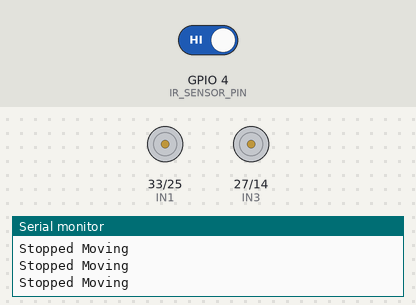
This sketch was run on a simulated ESP32. Shown: motor-driver pin pairs drawn as motors (green arrow = first pin HIGH = forward, orange = second pin HIGH = backward, longer = more drive, scaled by the enable pin), the last lines printed to the serial monitor. The inputs (shaded band) are chosen by the test bench; at power-on: GPIO 4 (IR_SENSOR_PIN) HIGH. The ROS host is connected and sends only what is stated.

Above: at 1.2 s.
1.3 s: GPIO 4 (IR_SENSOR_PIN) driven LOW
At 1.9 s:
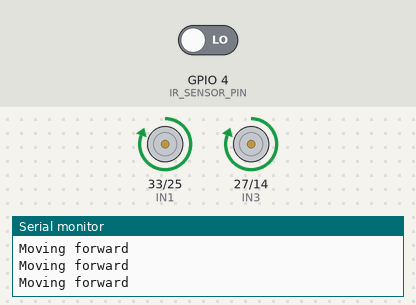
2.8 s: GPIO 4 (IR_SENSOR_PIN) driven HIGH
At 3.4 s:
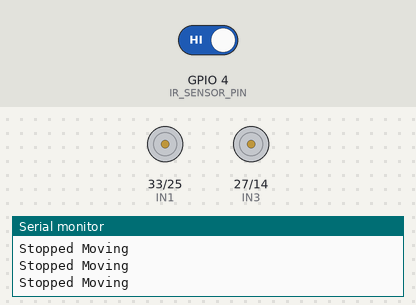
Timing chart, 0 to 5.8 s (numbered marks = the images above; inputs shaded):
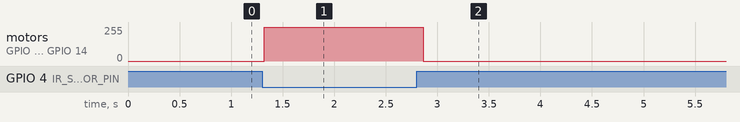

Measured:
- after the input at 1.3 s, motor on GPIO 33 (IN1) / GPIO 25 (IN2), motor on GPIO 27 (IN3) / GPIO 14 (IN4): stopped → forward 255/255 at once
- after the input at 2.8 s, motor on GPIO 33 (IN1) / GPIO 25 (IN2), motor on GPIO 27 (IN3) / GPIO 14 (IN4): forward 255/255 → stopped after 0.06 s

The sketch:

Wall_following_robot.ino
```cpp
#include <micro_ros_arduino.h>
#include <rcl/rcl.h>
#include <rclc/executor.h>
#include <rclc/rclc.h>
#include <std_msgs/msg/bool.h>

#define IR_SENSOR_PIN 4  // Use the digital pin D4

rcl_publisher_t publisher;
std_msgs__msg__Bool msg;
rclc_support_t support;
rcl_allocator_t allocator;
rcl_node_t node;
rcl_timer_t timer;
rclc_executor_t executor;

unsigned long timer_timeout = 100; // 100 ms timer for sending messages

void timer_callback(rcl_timer_t *timer, int64_t last_call_time)
{
  RCLC_UNUSED(last_call_time);
  if (timer != NULL) {
    // Read the IR sensor
    bool object_detected = digitalRead(IR_SENSOR_PIN) == LOW; // Assuming LOW when an object is detected

    // Publish the sensor state
    msg.data = object_detected;
    rcl_publish(&publisher, &msg, NULL);
  }
}


const int IN1 = 33;
const int IN2 = 25;
const int ENA = 26;
const int IN3 = 27;
const int IN4 = 14;
const int ENB = 12;
const int IROP=4;

const int speed= 255;

void setup() {
  // put your setup code here, to run once:

  pinMode(IR_SENSOR_PIN, INPUT);
  set_microros_transports();

  allocator = rcl_get_default_allocator();
  rclc_support_init(&support, 0, NULL, &allocator);

  rclc_node_init_default(&node, "esp32_node", "", &support);

  rclc_publisher_init_default(&publisher, &node, ROSIDL_GET_MSG_TYPE_SUPPORT(std_msgs, msg, Bool), "ir_sensor_topic");

  rclc_timer_init_default(&timer, &support, RCL_MS_TO_NS(timer_timeout), timer_callback);

  rclc_executor_init(&executor, &support.context, 1, &allocator);
  rclc_executor_add_timer(&executor, &timer);
pinMode(IROP, INPUT);
pinMode (IN1, OUTPUT);
 pinMode (IN2, OUTPUT);
 pinMode (ENA, OUTPUT);

 pinMode (IN3, OUTPUT);
 pinMode (IN4, OUTPUT);
 pinMode (ENB, OUTPUT);

 stopMotors();
}

void loop() {
  // put your main code here, to run repeatedly:
// Handle Micro-ROS communications

int sensorStatus = digitalRead(IROP);
if (sensorStatus == 0){
  moveForward();
  Serial.println("Moving forward");
}
else{
  stopMotors();
  Serial.println("Stopped Moving");

}
rclc_executor_spin_some(&executor, RCL_MS_TO_NS(100));
  delay(100);


}

void moveForward()
{
 digitalWrite(IN1, HIGH);
 digitalWrite(IN2,LOW);
 analogWrite(ENA, speed);

 digitalWrite(IN3, HIGH);
 digitalWrite(IN4,LOW);
 analogWrite(ENB, speed);
}

void stopMotors()
{
  digitalWrite(IN1, LOW);
 digitalWrite(IN2,LOW);
 analogWrite(ENA, 0);

 digitalWrite(IN3, LOW);
 digitalWrite(IN4,LOW);
 analogWrite(ENB, 0);
}
```
